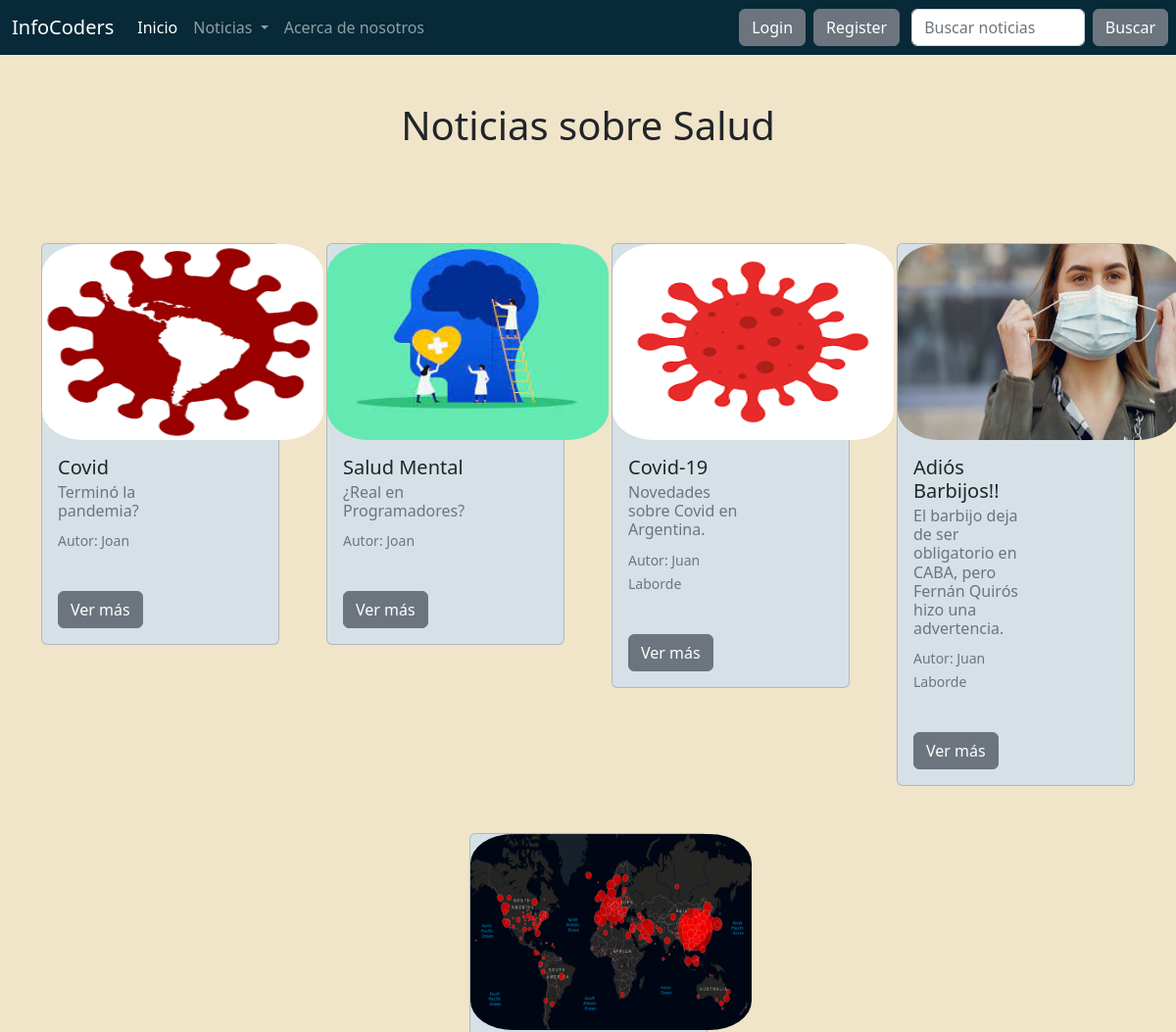
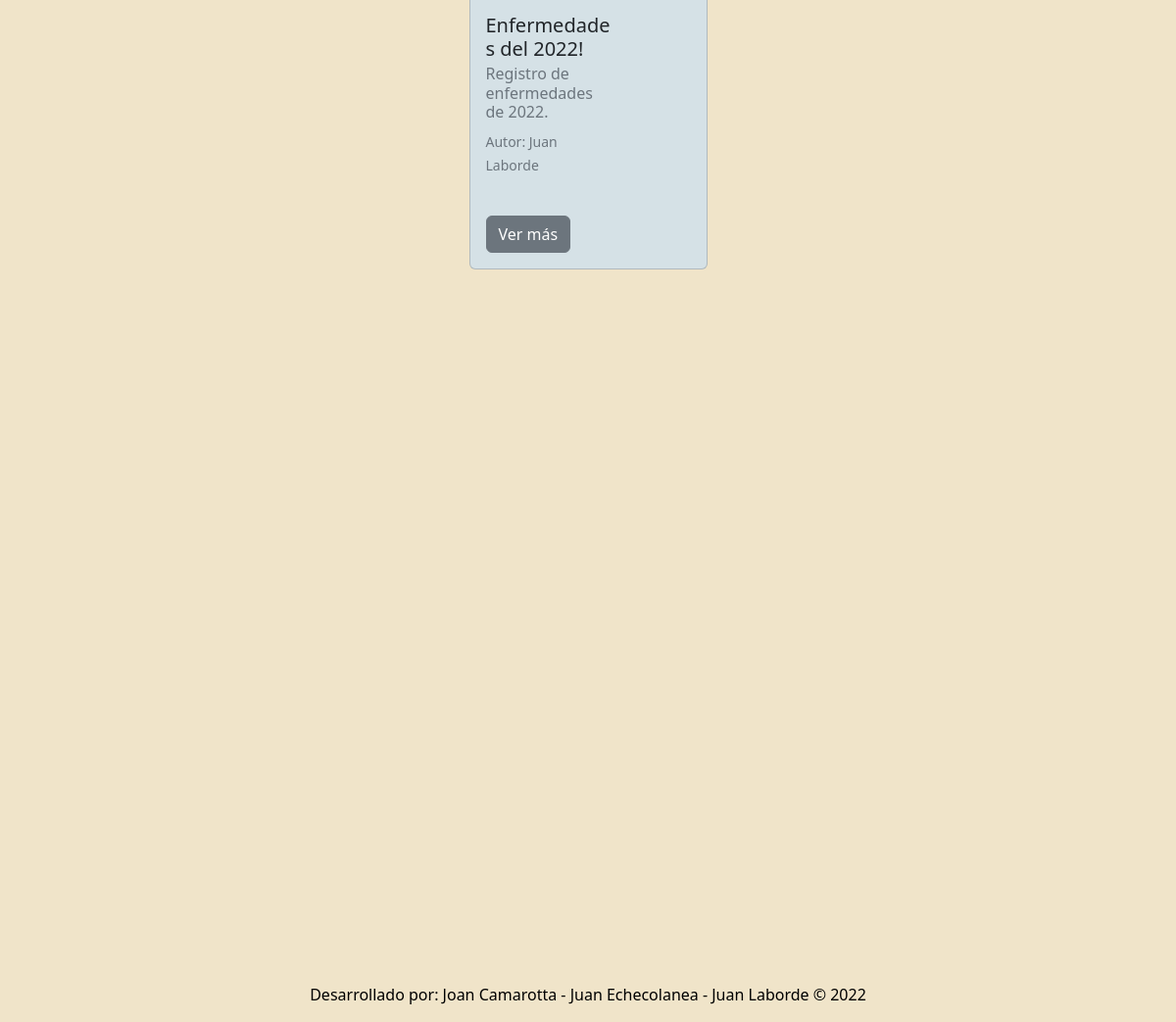
Screenshot of /noticias/salud/ with the database file from the repository (2 pictures, top to bottom).
### blog/models.py (models this page shows, shortened)
class Note(models.Model):
    title = models.CharField(max_length=100, blank=True, null=True)
    subtitle = models.CharField(max_length=100)
    author = models.CharField(max_length=50)
    publish_date = models.DateField(default=now)
    text = models.TextField(blank=True)
    category = models.ForeignKey('Categoria', on_delete=models.CASCADE, related_name='blog')
    image = models.ImageField(upload_to='note_image', blank = True, null = True)
    is_active = models.BooleanField(default=True, blank = True)
    class Meta:
        verbose_name = 'Nota'
        verbose_name_plural = 'Notas'

### blog/views.py (the view)
# urls.py: path('salud/', health_post, name = 'health_post'),
def health_post(request):
    health = Note.objects.filter(category_id = 2)
    context = {'health' : health}
    return render(request, 'health_post.html', context = context)

### templates/health_post.html (shortened to what this page needs)
{% extends 'base.html' %}
{% block content %}
<h1
class="fw-bopld text-center py-5">
Noticias sobre Salud
</h1>
<div class="container px-8 px-lg-7 mt-5">
    <div class="row gx-4 gx-lg-5 row-cols-2 row-cols-md-3 row-cols-xl-4 justify-content-center">
      {% for note in health %}
        <div class="col mb-5">
            <div class="card h-120" style="background-color:#d5e1e6">
              {% if note.image %}
              <img class="card-img-top" src="{{note.image.url}}"style= "border-radius: 15%; border: 5px; width: 287px; height: 200px; position: relative;"/>
              {% endif %}
              <div class="col-md-8">
                <div class="card-body">
                  <h5 class="card-title">{{note.title}}</h5>
                  <h6 class="card-subtitle mb-2 text-muted">{{note.subtitle}}</h6>
                  <p class="card-text"><small class="text-muted">Autor: {{note.author}}</small></p>
                  <br>
                  <a href="/noticias/leer-noticia/{{note.id}}/" class="btn btn-secondary">Ver más</a>
      </div>
    </div>
  </div>
</div>
{% endfor %}
{% endblock %}

### templates/base.html (style rules this page uses)
body { background-color: #f0e4c9; margin: 0; }

### rows the page displays
Note: image (picture), title "Covid", subtitle "Terminó la pandemia?", author "Joan"
Note: image (picture), title "Salud Mental", subtitle "¿Real en Programadores?", author "Joan"
Note: image (picture), title "Covid-19", subtitle "Novedades sobre Covid en Argentina.", author "Juan Laborde"
Note: image (picture), title "Adiós Barbijos!!", subtitle "El barbijo deja de ser obligatorio en CABA, pero Fernán Quirós hizo una advertencia.", author "Juan Laborde"
Note: image (picture), title "Enfermedades del 2022!", subtitle "Registro de enfermedades de 2022.", author "Juan Laborde"
